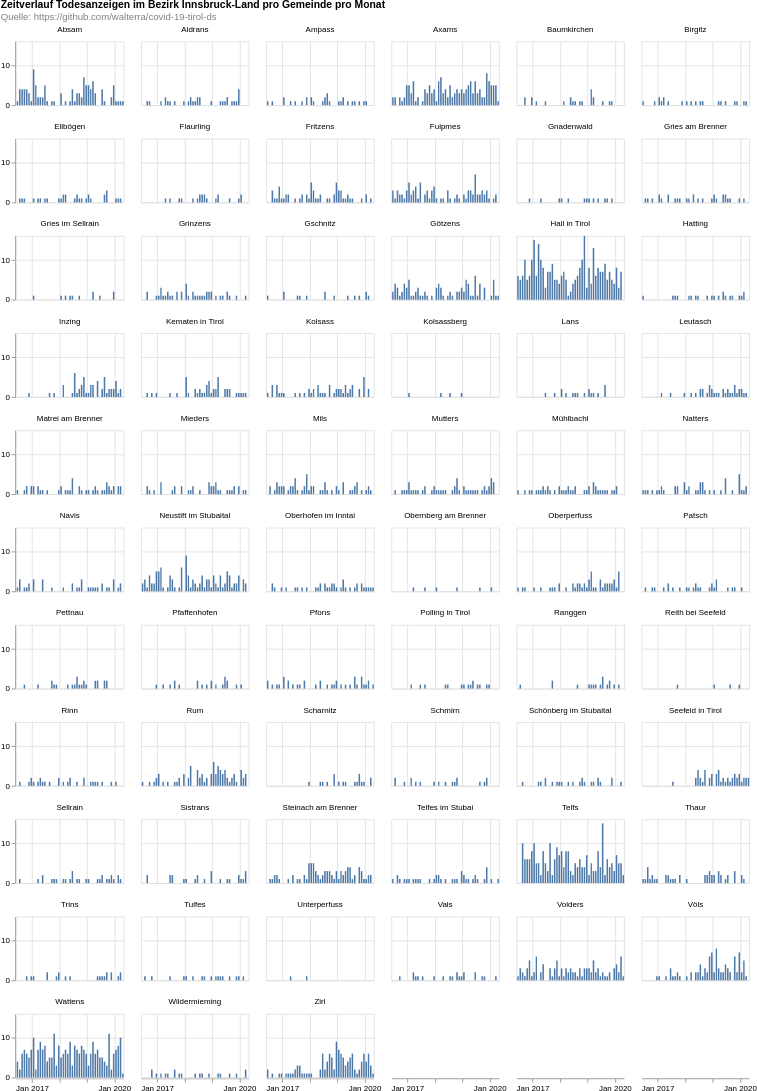

Write the Vega-Lite specification saved for this chart.
### Vega-Lite specification from a JSON file in a GitHub repository (floating-point values rounded to 4 significant figures; data arrays with more than 128 entries replaced by an {"elided": "..."} marker saying what was removed)
{"$schema": "https://vega.github.io/schema/vega-lite/v4.8.1.json", "columns": 6, "config": {"view": {"continuousHeight": 300, "continuousWidth": 400}}, "data": {"name": "data-e6b806fa32a20b3e7de4383ade78a66a"}, "datasets": {"data-e6b806fa32a20b3e7de4383ade78a66a": {"elided": "3234 records"}}, "facet": {"field": "municipaly", "title": null, "type": "nominal"}, "padding": 0, "spec": {"layer": [{"encoding": {"tooltip": [{"field": "date", "timeUnit": "yearmonth", "type": "temporal"}, {"aggregate": "sum", "field": "count", "type": "quantitative"}], "x": {"field": "date", "timeUnit": "yearmonth", "title": null, "type": "temporal"}, "y": {"aggregate": "sum", "field": "count", "title": null, "type": "quantitative"}}, "height": 80, "mark": "bar", "width": 135}]}, "title": {"color": "black", "subtitle": ["Quelle: https://github.com/walterra/covid-19-tirol-ds"], "subtitleColor": "gray", "text": ["Zeitverlauf Todesanzeigen im Bezirk Innsbruck-Land pro Gemeinde pro Monat"]}}
